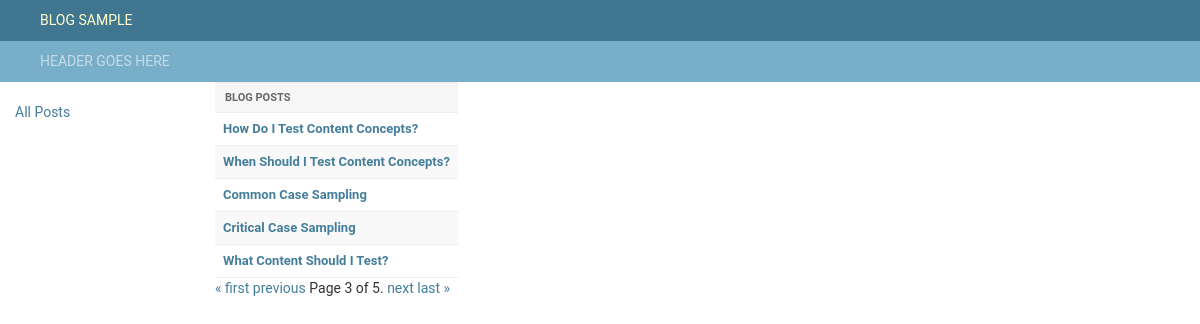
/?page=3, run on the app's committed database.
### blogman/models.py (models this page shows)
class Blog(models.Model):
    title = models.CharField(max_length=200)
    pub_date = models.DateTimeField('date published', default = datetime.now)
    postText = models.TextField(default=None, blank=True, null=True)

### blogman/views.py (the view)
# urls.py: path('', views.index, name='index'),
def index(request):
    blog_list = Blog.objects.order_by('-pub_date')
    post_page_counter = Paginator(blog_list, 5) # Show 5 posts per page.
    page_number = request.GET.get('page')
    page_obj = post_page_counter.get_page(page_number)
    context = {'blog_list': blog_list, 'page_obj': page_obj}
    return render(request, 'blog/index.html', context)

### blogman/templates/blog/index.html
{% extends "../generic.html" %}
{% block content %}
    <div>
        <div class="results">
            {% if blog_list %}
                <table id="result_list">
                    <thead>
                        <tr>
                            <th scope="col">
                               <div class="text" style="background: #f6f6f6;"><span>Blog Posts</span></div>
                            </th>
                        </tr>
                    </thead>
                    <tbody>
                        {% for blogPost in page_obj %}
                        {% cycle 'row1' 'row2' as rowcolors silent %}
                            <tr  class="{{ rowcolors }}">
                                <th class="field-__str__"><a href="/blog/{{ blogPost.id }}/">{{ blogPost.title }}</a></th>
                            </tr>
                        {% endfor %}
                    </tbody>
                </table>
            {% else %}
                <p>No Posts  are available.</p>
            {% endif %}
        </div>
        <div class="pagination">
            <span class="step-links">
                {% if page_obj.has_previous %}
                    <a href="?page=1">&laquo; first</a>
                    <a href="?page={{ page_obj.previous_page_number }}">previous</a>
                {% endif %}
                <span class="current">
                    Page {{ page_obj.number }} of {{ page_obj.paginator.num_pages }}.
                </span>
                {% if page_obj.has_next %}
                    <a href="?page={{ page_obj.next_page_number }}">next</a>
                    <a href="?page={{ page_obj.paginator.num_pages }}">last &raquo;</a>
                {% endif %}
            </span>
        </div>
    </div>
{% endblock %}

### blogman/static/style/styles.css (style rules this page uses)
body { margin: 0; padding: 0; font-size: 14px; font-family: "Roboto","Lucida Grande","DejaVu Sans","Bitstream Vera Sans",Verdana,Arial,sans-serif; color: #333; background: #fff; }
table thead th .text span { padding: 8px 10px; display: block; }
table { border-collapse: collapse; }
table thead th { padding: 0; white-space: nowrap; vertical-align: middle; }
thead th { padding: 5px 10px; line-height: normal; text-transform: uppercase; background: #f6f6f6; }
thead th, tfoot td { color: #666; padding: 5px 10px; font-size: 11px; background: #fff; border: none; border-top-color: currentcolor; border-top-style: none; border-top-width: medium; border-bottom-color: currentcolor; border-bottom-style: none; border-bottom-width: medium; border-top: 1px solid #eee; border-bottom: 1px solid #eee; }
th { font-weight: 600; text-align: left; }
td, th { font-size: 13px; line-height: 16px; border-bottom: 1px solid #eee; vertical-align: top; padding: 8px; font-family: "Roboto", "Lucida Grande", Verdana, Arial, sans-serif; }
a:link, a:visited { color: #447e9b; text-decoration: none; }
.row1 { background: #fff; }
.row2 { background: #f9f9f9; }
.results { overflow-x: auto; }

### data on the page
Blog: title "How Do I Test Content Concepts?"
Blog: title "When Should I Test Content Concepts?"
Blog: title "Common Case Sampling"
Blog: title "Critical Case Sampling"
Blog: title "What Content Should I Test?"

### other printed values
{{ page_obj.number }} "3"
{{ page_obj.paginator.num_pages }} "5"
